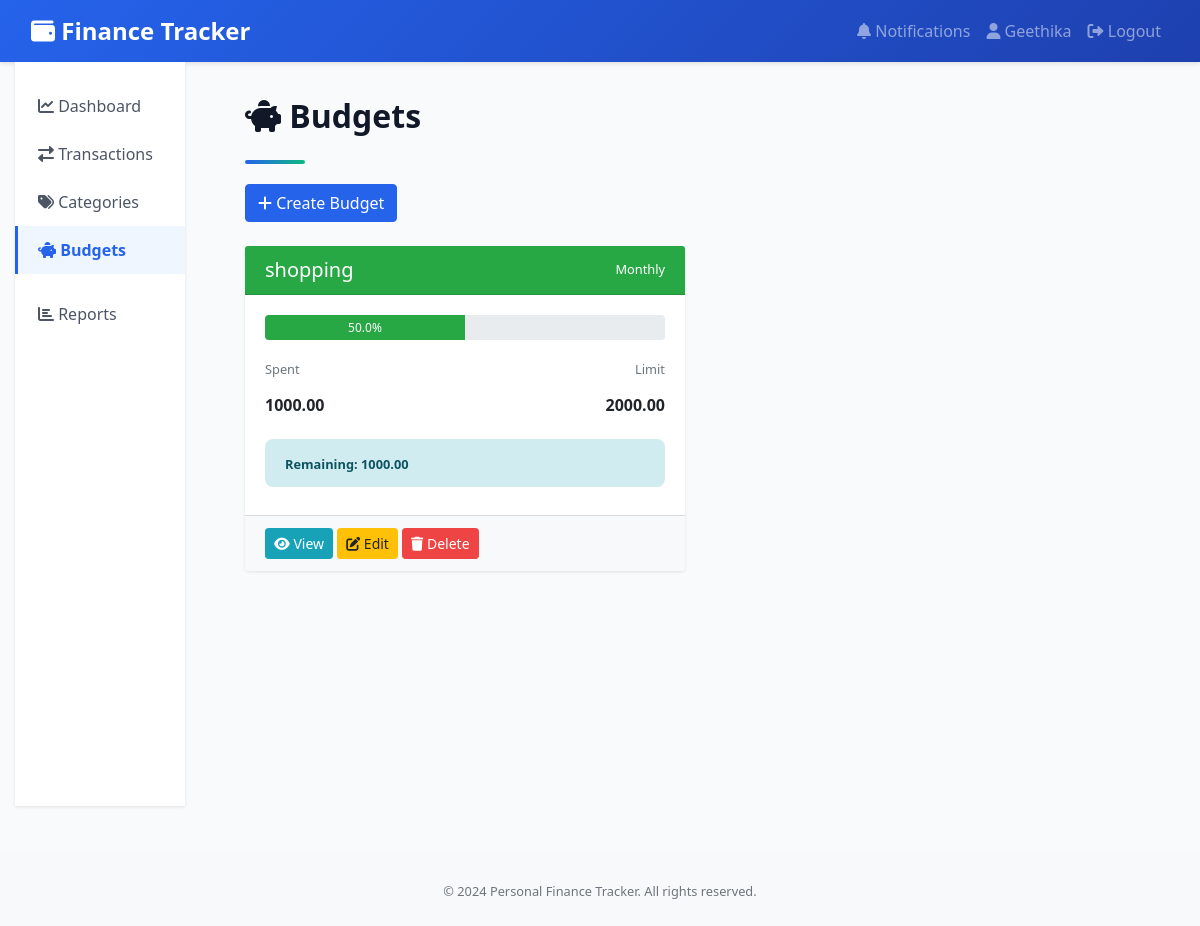
The app's page /budgets/ (signed in), older data.
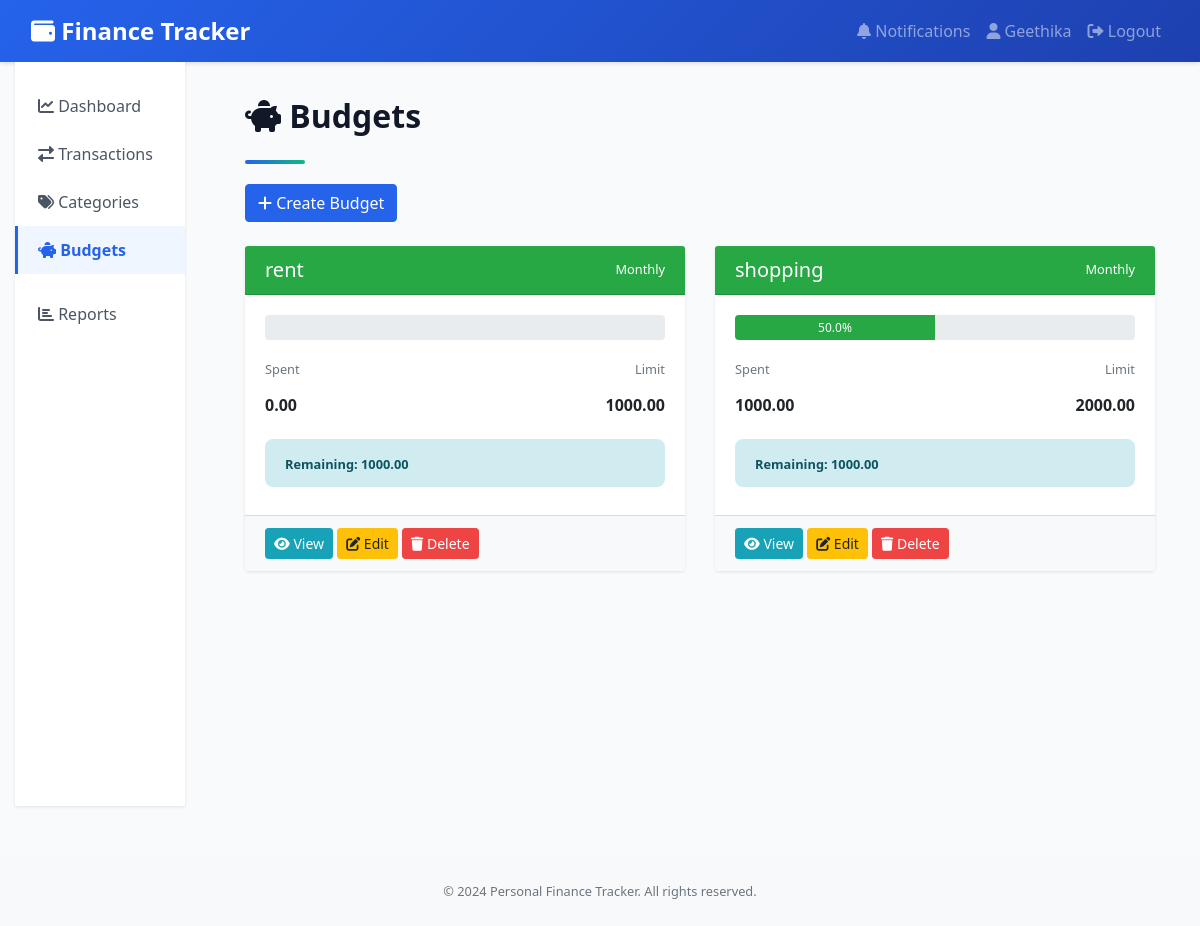
The same page, newer data.
### budgets/models.py (models this page shows, shortened)
class Budget(models.Model):
    PERIOD_CHOICES = (
        ('daily', 'Daily'),
        ('weekly', 'Weekly'),
        ('monthly', 'Monthly'),
        ('yearly', 'Yearly'),
    )
    user = models.ForeignKey(User, on_delete=models.CASCADE)
    category = models.ForeignKey(Category, on_delete=models.CASCADE)
    limit = models.DecimalField(max_digits=10, decimal_places=2)
    spent = models.DecimalField(max_digits=10, decimal_places=2, default=0)
    period = models.CharField(max_length=10, choices=PERIOD_CHOICES, default='monthly')
    start_date = models.DateField(default=date.today)
    end_date = models.DateField(null=True, blank=True)
    created_at = models.DateTimeField(default=timezone.now)
    updated_at = models.DateTimeField(auto_now=True)
    class Meta:
        ordering = ['category']
        unique_together = ('user', 'category', 'period')
    @property
    def remaining(self):
        return self.limit - self.spent
    @property
    def percentage_used(self):
        if self.limit == 0:
            return 0
        return min((self.spent / self.limit) * 100, 100)
    @property
    def is_over_budget(self):
        return self.spent > self.limit

### transactions/models.py (models this page shows, shortened)
class Category(models.Model):
    TYPE_CHOICES = (
        ('income', 'Income'),
        ('expense', 'Expense'),
    )
    user = models.ForeignKey(User, on_delete=models.CASCADE)
    name = models.CharField(max_length=100)
    type = models.CharField(max_length=10, choices=TYPE_CHOICES)
    created_at = models.DateTimeField(default=timezone.now)
    class Meta:
        ordering = ['name']
        unique_together = ('user', 'name', 'type')

### budgets/views.py (the view)
# urls.py: path('budgets/', views.budget_list, name='budget_list'),
@login_required
def budget_list(request):
    budgets = Budget.objects.filter(user=request.user).select_related('category')
    for budget in budgets:
        category_transactions = budget.category.transaction_set.filter(user=request.user)
        if budget.period == 'monthly':
            today = date.today()
            from datetime import datetime
            category_transactions = category_transactions.filter(
                date__year=today.year,
                date__month=today.month
            )
        elif budget.period == 'yearly':
            today = date.today()
            category_transactions = category_transactions.filter(date__year=today.year)
        spent = category_transactions.aggregate(Sum('amount'))['amount__sum'] or 0
        budget.spent = spent
        budget.save()
    context = {
        'budgets': budgets,
    }
    return render(request, 'budgets/budget_list.html', context)

### templates/budgets/budget_list.html (shortened to what this page needs)
{% extends 'base.html' %}
{% block content %}
<div class="page-title">
    <i class="fas fa-piggy-bank"></i> Budgets
</div>
<div class="underline"></div>
<div class="row mb-4">
    <div class="col-md-12">
        <a href="{% url 'budget_create' %}" class="btn btn-primary">
            <i class="fas fa-plus"></i> Create Budget
        </a>
    </div>
</div>
<div class="row">
    {% for budget in budgets %}
        <div class="col-md-6 mb-4">
            <div class="card">
                <div class="card-header {% if budget.is_over_budget %}bg-danger text-white{% else %}bg-success text-white{% endif %}">
                    <div class="d-flex justify-content-between align-items-center">
                        <h5 class="mb-0">{{ budget.category.name }}</h5>
                        <small>{{ budget.get_period_display }}</small>
                    </div>
                </div>
                <div class="card-body">
                    <div class="progress mb-3" style="height: 25px;">
                        <div class="progress-bar {% if budget.is_over_budget %}bg-danger{% else %}bg-success{% endif %}"
                             role="progressbar"
                             style="width: {{ budget.percentage_used|floatformat:0 }}%"
                             aria-valuenow="{{ budget.percentage_used|floatformat:0 }}"
                             aria-valuemin="0"
                             aria-valuemax="100">
                            {{ budget.percentage_used|floatformat:1 }}%
                        </div>
                    </div>
                    <div class="row">
                        <div class="col-6">
                            <p><small class="text-muted">Spent</small></p>
                            <h6 class="font-weight-bold">{{ budget.spent|floatformat:2 }}</h6>
                        </div>
                        <div class="col-6 text-right">
                            <p><small class="text-muted">Limit</small></p>
                            <h6 class="font-weight-bold">{{ budget.limit|floatformat:2 }}</h6>
                        </div>
                    </div>
                    {% if budget.is_over_budget %}
                        <div class="alert alert-danger mt-3 mb-2">
                            <small class="font-weight-bold">
                                Over budget by: {{ budget.spent|add:"-"|add:budget.limit|floatformat:2 }}
                            </small>
                        </div>
                    {% else %}
                        <div class="alert alert-info mt-3 mb-2">
                            <small class="font-weight-bold">
                                Remaining: {{ budget.remaining|floatformat:2 }}
                            </small>
                        </div>
                    {% endif %}
                </div>
                <div class="card-footer bg-light">
                    <a href="{% url 'budget_detail' budget.id %}" class="btn btn-sm btn-info">
                        <i class="fas fa-eye"></i> View
                    </a>
                    <a href="{% url 'budget_edit' budget.id %}" class="btn btn-sm btn-warning">
                        <i class="fas fa-edit"></i> Edit
                    </a>
                    <a href="{% url 'budget_delete' budget.id %}" class="btn btn-sm btn-danger">
                        <i class="fas fa-trash"></i> Delete
                    </a>
                </div>
            </div>
        </div>
    {% endfor %}
</div>
{% endblock %}

### templates/base.html (shortened to what this page needs)
<!DOCTYPE html>
<html lang="en">
<head>
    <link href="https://cdn.jsdelivr.net/npm/bootstrap@4.6.0/dist/css/bootstrap.min.css" rel="stylesheet">
    <link rel="stylesheet" href="https://cdnjs.cloudflare.com/ajax/libs/font-awesome/6.0.0/css/all.min.css">
</head>
<body>
    <nav class="navbar navbar-expand-lg navbar-dark">
        <div class="container-fluid">
            <a class="navbar-brand" href="{% url 'dashboard' %}">
                <i class="fas fa-wallet"></i> Finance Tracker
            </a>
            <div class="collapse navbar-collapse" id="navbarNav">
                <ul class="navbar-nav ml-auto">
                    {% if user.is_authenticated %}
                        <li class="nav-item">
                            <a class="nav-link" href="{% url 'notification_list' %}">
                                <i class="fas fa-bell"></i> Notifications
                            </a>
                        </li>
                        <li class="nav-item">
                            <a class="nav-link" href="{% url 'profile' %}">
                                <i class="fas fa-user"></i> {{ user.first_name|default:user.username }}
                            </a>
                        </li>
                        <li class="nav-item">
                            <a class="nav-link" href="{% url 'logout' %}">
                                <i class="fas fa-sign-out-alt"></i> Logout
                            </a>
                        </li>
                    {% endif %}
                </ul>
            </div>
        </div>
    </nav>
    <div class="container-fluid">
        <div class="row">
            {% if user.is_authenticated %}
                <div class="col-md-2">
                    <div class="sidebar">
                        <div class="nav flex-column">
                            <a class="nav-link {% if request.resolver_match.url_name == 'dashboard' %}active{% endif %}" href="{% url 'dashboard' %}">
                                <i class="fas fa-chart-line"></i> Dashboard
                            </a>
                            <a class="nav-link {% if 'transaction' in request.resolver_match.url_name %}active{% endif %}" href="{% url 'transaction_list' %}">
                                <i class="fas fa-exchange-alt"></i> Transactions
                            </a>
                            <a class="nav-link {% if 'category' in request.resolver_match.url_name %}active{% endif %}" href="{% url 'category_list' %}">
                                <i class="fas fa-tags"></i> Categories
                            </a>
                            <a class="nav-link {% if 'budget' in request.resolver_match.url_name %}active{% endif %}" href="{% url 'budget_list' %}">
                                <i class="fas fa-piggy-bank"></i> Budgets
                            </a>
                            <a class="nav-link" href="{% url 'report_monthly' %}">
                                <i class="fas fa-chart-bar"></i> Reports
                            </a>
                        </div>
                    </div>
                </div>
                <div class="col-md-10">
            {% endif %}
            <div class="content-area">
                {% block content %}{% endblock %}
            </div>
            {% if user.is_authenticated %}
                </div>
            {% endif %}
        </div>
    </div>
    <footer class="bg-light py-4 mt-5">
        <div class="container-fluid text-center">
            <small class="text-muted">&copy; 2024 Personal Finance Tracker. All rights reserved.</small>
        </div>
    </footer>
</body>
</html>

### templates/base.html (style rules this page uses)
:root { --primary-color: #2563eb; --secondary-color: #10b981; --danger-color: #ef4444; --warning-color: #f59e0b; }
body { background-color: #f9fafb; font-family: 'Segoe UI', Tahoma, Geneva, Verdana, sans-serif; }
.navbar { background: linear-gradient(135deg, var(--primary-color) 0%, #1e40af 100%); box-shadow: 0 2px 4px rgba(0,0,0,0.1); }
.navbar-brand { font-weight: 700; font-size: 1.5rem; }
.sidebar { background-color: #ffffff; box-shadow: 0 1px 3px rgba(0,0,0,0.1); min-height: calc(100vh - 56px); padding: 20px 0; }
.sidebar .nav-link { color: #4b5563; padding: 12px 20px; border-left: 3px solid transparent; transition: all 0.3s ease; }
.sidebar .nav-link.active { background-color: #eff6ff; border-left-color: var(--primary-color); color: var(--primary-color); font-weight: 600; }
.content-area { padding: 30px; }
.card { border: none; box-shadow: 0 1px 3px rgba(0,0,0,0.1); transition: all 0.3s ease; }
.btn-primary { background-color: var(--primary-color); border-color: var(--primary-color); }
.btn-danger { background-color: var(--danger-color); border-color: var(--danger-color); }
.alert { border-radius: 8px; border: none; }
.page-title { font-size: 2rem; font-weight: 700; color: #111827; margin-bottom: 20px; }
.underline { width: 60px; height: 4px; background: linear-gradient(90deg, var(--primary-color) 0%, var(--secondary-color) 100%); border-radius: 2px; margin-bottom: 20px; }

Row changes from the older to the newer data that the page shows:
added Budget: category.name "rent", period "Monthly", spent "0.00", limit "1000.00", remaining "1000.00"
